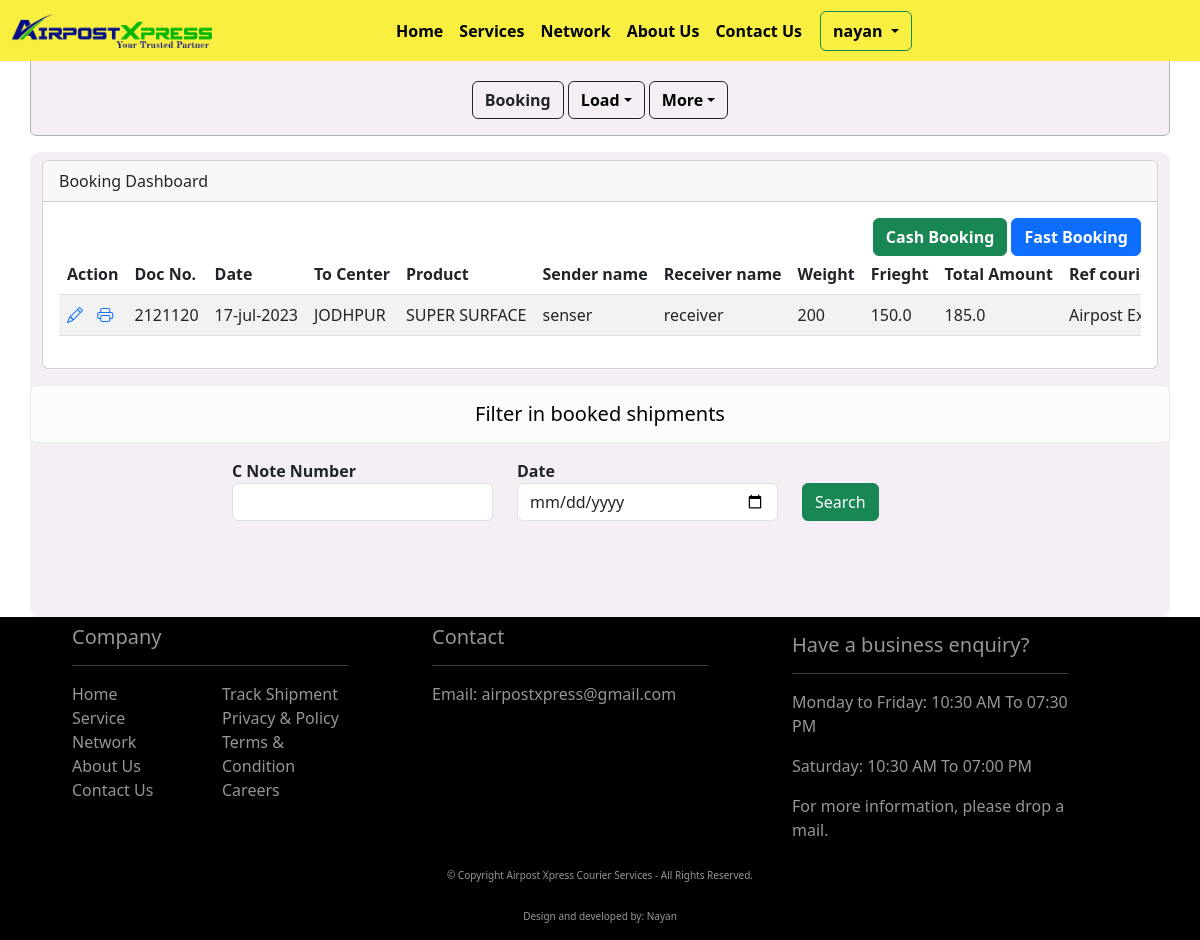
The page /booking_dashboard (signed in) on the database its author committed.
### api/models.py (models this page shows, shortened)
class Booking(models.Model):
    doc_date = models.DateTimeField(default=datetime.now)
    party_name = models.ForeignKey(PartyAccounts, on_delete=models.CASCADE, null=True, blank=False)
    c_note_number = models.BigIntegerField(unique=True)
    from_destination = models.ForeignKey(Destination, on_delete=models.CASCADE, related_name="from_destination", default=1)
    to_destination = models.ForeignKey(Destination, on_delete=models.CASCADE, related_name="to_destination", default=1)
    booking_type = models.ForeignKey(BookingType, on_delete=models.CASCADE, related_name="booking_types", null=True, default=1)
    sender_name = models.CharField(max_length=256, null=True, blank=True)
    sender_mobile = models.CharField(max_length=15, blank=True, null=True)
    receiver_name = models.CharField(max_length=256, null=True, blank=True)
    receiver_mobile_number = models.CharField(max_length=256, null=True, blank=False)
    ref_courier_name = models.ForeignKey(RefCourier, on_delete=models.CASCADE)
    ref_courier_number = models.CharField(max_length=50, blank=True)
    weight = models.BigIntegerField(blank=True, null=True)
    amount = models.FloatField(blank=True, null=True)
    remarks = models.TextField(max_length=550, blank=True, null=True)
    sender_address = models.TextField(max_length=500, blank=True, null=True, default="")
    receiver_address = models.TextField(max_length=500, blank=True, null=True, default="")
    pcs = models.FloatField(default=1, blank=True, null=True)
    charged_weight = models.BigIntegerField(default=0, blank=True, null=True)
    declared_value = models.FloatField(default=0, blank=True, null=True)
    freight_charge = models.FloatField(default=0, blank=True, null=True)
    pod_charge = models.FloatField(default=0, blank=True, null=True)
    spl_del_charge = models.FloatField(default=0, blank=True, null=True)
    insurance_amt = models.FloatField(default=0, blank=True, null=True)
    insurance_per = models.FloatField(default=0, blank=True, null=True)
    gst_rate = models.ForeignKey(GstModel, on_delete=models.PROTECT, null=True, blank=True)
    gst_amount = models.IntegerField(null=True, blank=True)
    gst_number = models.CharField(max_length=20, null=True, blank=True)
    c_i_gst = models.BooleanField(null=True, blank=True, default=False) # False is c gst
    payment_mode = models.CharField(null=True, blank=True, max_length=15)
    e_way_bill_number = models.CharField(null=True, blank=True, max_length=30)
    state = models.ForeignKey(State, null=True, blank=True, on_delete=models.PROTECT)
    pincode = models.BigIntegerField(null=True, blank=True)
    booking_mode = models.CharField(null=True, blank=True, max_length=256)
    mode_amount = models.FloatField(null=True, blank=True, default=0)
    user = models.ForeignKey(User, on_delete=models.CASCADE, null=True, blank=False)
    created_at = models.DateTimeField(auto_now_add=True, null=True)
    updated_at = models.DateTimeField(auto_now=True, null=True)
    class Meta:
        verbose_name_plural = "Booking"

class Destination(models.Model):
    name = models.CharField(max_length=256)
    class Meta:
        verbose_name_plural = "Destination"
    def __str__(self):
        return self.name

class BookingType(models.Model):
    booking_type = models.CharField(max_length=256, null=True, blank=False)
    created_at = models.DateTimeField(auto_now_add=True, null=True)
    updated_at = models.DateTimeField(auto_now=True, null=True)
    class Meta:
        verbose_name_plural = "Booking type"
    def __str__(self):
        return str(self.booking_type)

class RefCourier(models.Model):
    name = models.CharField(max_length=500)
    link = models.CharField(max_length=1000)
    type = models.CharField(max_length=50, choices=REF_COURIER_TYPE, default="External")
    if_multiple = models.BooleanField(default=True, null=True)
    selenium = models.BooleanField(default=True, null=True)
    multi_name = models.CharField(max_length=350, null=True, blank=True)
    multi_link = models.CharField(max_length=350, null=True, blank=True)
    final_link = models.CharField(max_length=350, null=True, blank=True)
    class Meta:
        verbose_name_plural = "Ref. couriers"
    def __str__(self):
        return self.name

### api/views.py (the view)
# urls.py: path(r"booking_dashboard", booking_dashboard, name="booking_dashboard"),
@login_required(login_url="login_auth")
def booking_dashboard(request):
    today_date = datetime.date.today()
    today_bookings = Booking.objects.filter(created_at__startswith=today_date, user=request.user).order_by("-created_at")
    context = {
        "todays_booking": today_bookings
    }
    return render(request, "booking_dashboard.html", context=context)

### api/templates/booking_dashboard.html (shortened to what this page needs)
{% extends 'base.html' %}{% block title %}Booking Dashboard {% endblock title %}{% load static %}{% block content %}
<div class="container back_color">
    <div class="row">
        <div class="col-md-12 mb-5">
            <div class="card mt-2">
                <div class="card-header">
                    Booking Dashboard
                </div>
                <div class="card-body">
                    <div class="row justify-content-end text-end">
                        <div class="col-md-5">
                            <a href="{% url 'cash_booking' %}" class="text-decoration-none btn btn-success mb-2"><b>Cash Booking</b></a>
                            <a href="{% url 'bookings' %}" class="text-decoration-none btn btn-primary mb-2"><b>Fast Booking</b></a>
                        </div>
                    </div>
                    <div class="col-12">
                        <div class="scrollme table-responsive table-responsive-hori">
                            <table class="table table-striped" id="table-1">
                                <thead>
                                    <tr>
                                        <th>Action</th>
                                        <th>Doc No.</th>
                                        <th>Date</th>
                                        <th>To Center</th>
                                        <th>Product</th>
                                        <th>Sender name</th>
                                        <th>Receiver name</th>
                                        <th>Weight</th>
                                        <th>Frieght</th>
                                        <th>Total Amount</th>
                                        <th>Ref courier</th>
                                    </tr>
                                </thead>
                                <tbody>
                                    {% for booking in todays_booking %}
                                    <tr>
                                        <td>
                                            <a href="{% url 'edit_cash_booking' booking.id %}" class="text-decoration-none border-0 bg-transparent text-primary editButton"><i class="bi bi-pencil"></i></a>
                                            <a href="{% url 'print_cash_booking' booking.id %}" target="_blank" class="text-decoration-none border-0 bg-transparent text-primary printButton" style="padding-left: 10px;"><i class="bi bi-printer"></i></a>
                                        </td>
                                        <td>{{ booking.c_note_number }}</td>
                                        <td>{{ booking.doc_date|date:"d-b-Y" }} </td>
                                        <td>{{ booking.to_destination }}</td>
                                        <td>{{ booking.booking_type }}</td>
                                        <td>{{ booking.sender_name }}</td>
                                        <td>{{ booking.receiver_name }}</td>
                                        <td>{{ booking.weight }}</td>
                                        <td>{{ booking.freight_charge }}</td>
                                        <td>{{ booking.amount }}</td>
                                        <td>{{ booking.ref_courier_name }}</td>
                                    </tr>
                                    {% endfor %}
                                </tbody>
                            </table>
                        </div>
                    </div>
                </div>
            </div>
            <div class="row mt-3 justify-content-lg-center">
                <h5 class="text-center alert alert-light text-black">Filter in booked shipments</h5>
                <div class="col-md-3">
                    <label for="search_drs_num"><b>C Note Number</b></label>
                    <input type="text" name="search_drs_num" id="search_drs_num" class="form-control">
                </div>
                <div class="col-md-3">
                    <label for="search_date"><b>Date</b></label>
                    <input type="date" name="search_date" id="search_date" class="form-control">
                </div>
                <div class="col-md-2 mb-5">
                    <input type="button" id="search_by_date_btn" value="Search" class="mt-4 btn btn-success">
                </div>
            </div>
        </div>
    </div>
</div>
{% endblock content %}

### api/templates/base.html (shortened to what this page needs)
<!DOCTYPE html>
<html lang="en">
<head>
    <meta name="viewport" content="width=device-width, initial-scale=1.0"> {% load static %}
    <link rel="stylesheet" href="{% static 'css\\index.css' %}">
    <link rel="stylesheet" href="{% static 'css\\tracking.css' %}">
    <link rel="stylesheet" href="{% static 'css\\dashboard.css' %}">
    <link href="https://cdn.jsdelivr.net/npm/bootstrap@5.3.0-alpha1/dist/css/bootstrap.min.css" rel="stylesheet">
    <link rel="stylesheet" href="https://cdnjs.cloudflare.com/ajax/libs/bootstrap-datepicker/1.9.0/css/bootstrap-datepicker.min.css" />
    <link rel="stylesheet" href="https://cdn.jsdelivr.net/npm/bootstrap-icons@1.10.3/font/bootstrap-icons.css">
</head>
<body>
    <nav class="navbar navbar-expand-lg navbar-default nav_color_spec fixed-top">
        <div class="container-fluid">
            <a class="navbar-brand" href="{% url 'home' %}">
                <img src="{% static 'img/airpost_logo.png' %}" alt="Airpost Xpress" class="img-fluid" id="nav_img">
            </a>
            <div class="collapse navbar-collapse" id="navbarSupportedContent">
                <div class="menu_btn">
                    <ul class="navbar-nav me-auto mb-2 mb-lg-0">
                        <li class="nav-item">
                            <a class="nav-link active hover-underline-animation" aria-current="page" href="{% url 'home' %}">Home</a>
                        </li>
                        <li class="nav-item">
                            <a class="nav-link hover-underline-animation" aria-current="page" href="{% url 'services' %}">Services</a>
                        </li>
                        <li class="nav-item">
                            <a class="nav-link hover-underline-animation" aria-current="page" href="{% url 'network' %}">Network</a>
                        </li>
                        <li class="nav-item">
                            <a class="nav-link hover-underline-animation" aria-current="page" href="{% url 'about_us' %}">About Us</a>
                        </li>
                        <li class="nav-item">
                            <a class="nav-link hover-underline-animation" aria-current="page" href="{% url 'ContactUS' %}">Contact Us</a>
                        </li>
                        {% if user.is_authenticated %}
                        <div class="btn-group">
                            <button type="button" class="btn btn-outline-success dropdown-toggle nav_login_btn" data-bs-toggle="dropdown" aria-expanded="false">
                                {{ user.username }}
                            </button>
                        </div>
                        {% else %}
                        <li class="nav-item">
                            <a class="btn btn-outline-success nav_login_btn" aria-current="page" href="{% url 'login_auth' %}">Login</a>
                        </li>
                        {% endif %}
                    </ul>
                </div>
            </div>
        </div>
    </nav>
    {% if user.is_authenticated %}
    <div class="container mt-5 alert alert-dark back_color">
        <div class="row justify-content-center">
            <div class="col-md-6 text-center">
                <a href="{% url 'booking_dashboard' %}" class="text-decoration-none btn btn-outline-dark mt-3"><b>Booking</b></a>
                <div class="btn-group">
                    <button type="button" class="btn btn-outline-dark mt-3 dropdown-toggle nav_login_btn mx-0" data-bs-toggle="dropdown" aria-expanded="false">Load</button>
                </div>
                <div class="btn-group">
                    <button type="button" class="btn btn-outline-dark mt-3 dropdown-toggle nav_login_btn mx-0" data-bs-toggle="dropdown" aria-expanded="false">More</button>
                </div>
            </div>
        </div>
    </div>
    {% endif %}
    {% block content %} {% endblock content %}
    <div class="container-fluid bg-black">
        <div class="row justify-content-evenly">
            <div class="col-md-3 mb-5">
                <h5 class="link-text-decor pt-2">Company</h5>
                <hr class="bold-lines">
                <div class="row">
                    <div class="col-6">
                        <a href="{% url 'home' %}" class="link-text-decor mt-5">Home</a><br>
                        <a href="{% url 'services' %}" class="link-text-decor mt-5">Service</a><br>
                        <a href="{% url 'network' %}" class="link-text-decor mt-5">Network</a><br>
                        <a href="{% url 'about_us' %}" class="link-text-decor">About Us</a><br>
                        <a href="{% url 'ContactUS' %}" class="link-text-decor">Contact Us</a><br>
                    </div>
                    <div class="col-6">
                        <a href="tracking" class="link-text-decor">Track Shipment</a><br>
                        <a href="" class="link-text-decor">Privacy & Policy</a><br>
                        <a href="" class="link-text-decor">Terms & Condition</a><br>
                        <a href="" class="link-text-decor">Careers</a><br>
                    </div>
                </div>
            </div>
            <div class="col-md-3">
                <h5 class="link-text-decor pt-2">Contact</h5>
                <hr class="bold-lines">
                <a href="mailto:airpostxpress@gmail.com" class="link-text-decor">Email: airpostxpress@gmail.com</a>
            </div>
            <div class="col-md-3">
                <h5 class="link-text-decor pt-3">Have a business enquiry?</h5>
                <hr class="bold-lines">
                <p class="link-text-decor">Monday to Friday: 10:30 AM To 07:30 PM</p>
                <p class="link-text-decor">Saturday: 10:30 AM To 07:00 PM</p>
                <p class="link-text-decor">For more information, please drop a mail.</p>
            </div>
            <br>
            <p class="link-text-decor text-center sm_in_sm">&#169; Copyright {{ today_date }} Airpost Xpress Courier Services - All Rights Reserved.</p>
            <p class="link-text-decor text-center sm_in_sm">Design and developed by: Nayan</p>
        </div>
    </div>
</body>
</html>

### rows shown on the page
Booking: c_note_number "2121120", doc_date "17-jul-2023", to_destination "JODHPUR", booking_type "SUPER SURFACE", sender_name "senser", receiver_name "receiver", weight "200", freight_charge "150.0", amount "185.0", ref_courier_name "Airpost…"

### other values the page prints
{{ user.username }} "nayan"
